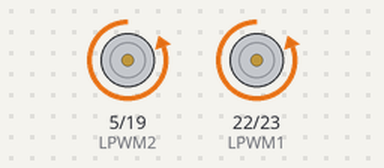
A sketch run on a simulated ESP32. On the bench: motor-driver pin pairs drawn as motors (green arrow = first pin HIGH = forward, orange = second pin HIGH = backward, longer = more drive).

Above: at 2.5 s.
At 7.5 s:
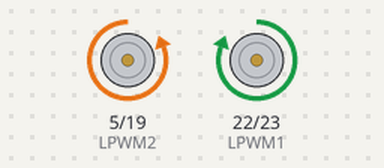
At 12.5 s:
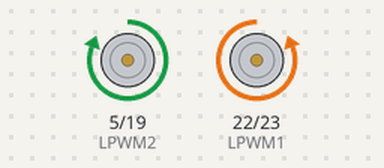
Timing chart, 0 to 19.5 s (numbered marks = the images above):
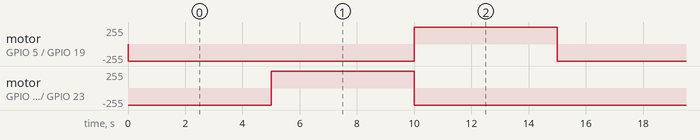

The sketch:

MotorenBTS7960.ino
```cpp
// Pinbelegung auf dem ESP32 für zwei Motoren
#define RPWM1  23  // Pin für RPWM Motor 1 (BTS7960 #1)
#define LPWM1  22  // Pin für LPWM Motor 1 (BTS7960 #1)

#define RPWM2  19  // Pin für RPWM Motor 2 (BTS7960 #2)
#define LPWM2  5   // Pin für LPWM Motor 2 (BTS7960 #2)

void setup() {
  // Setze die Pin-Modi für Motor 1
  pinMode(RPWM1, OUTPUT);
  pinMode(LPWM1, OUTPUT);

  // Setze die Pin-Modi für Motor 2
  pinMode(RPWM2, OUTPUT);
  pinMode(LPWM2, OUTPUT);

  // Beide Motoren sind über EN1 und EN2 direkt an 5V angeschlossen,
  // daher müssen wir die Pins für EN1 und EN2 nicht steuern.

  Serial.begin(115200);
}

void loop() {
  // Beide Motoren vorwärts (5 Sekunden)
  analogWrite(RPWM1, 255);  // Maximale Geschwindigkeit für Motor 1
  analogWrite(LPWM1, 0);    // Keine Rückwärtsbewegung für Motor 1
  analogWrite(RPWM2, 255);  // Maximale Geschwindigkeit für Motor 2
  analogWrite(LPWM2, 0);    // Keine Rückwärtsbewegung für Motor 2
  delay(5000);               // 5 Sekunden warten

  // Motor 1 rückwärts, Motor 2 vorwärts (5 Sekunden)
  analogWrite(RPWM1, 0);    // Keine Vorwärtsbewegung für Motor 1
  analogWrite(LPWM1, 255);  // Maximale Rückwärtsgeschwindigkeit für Motor 1
  analogWrite(RPWM2, 255);  // Maximale Geschwindigkeit für Motor 2
  analogWrite(LPWM2, 0);    // Keine Rückwärtsbewegung für Motor 2
  delay(5000);               // 5 Sekunden warten

  // Motor 1 vorwärts, Motor 2 rückwärts (5 Sekunden)
  analogWrite(RPWM1, 255);  // Maximale Geschwindigkeit für Motor 1
  analogWrite(LPWM1, 0);    // Keine Rückwärtsbewegung für Motor 1
  analogWrite(RPWM2, 0);    // Keine Vorwärtsbewegung für Motor 2
  analogWrite(LPWM2, 255);  // Maximale Rückwärtsgeschwindigkeit für Motor 2
  delay(5000);               // 5 Sekunden warten
}
```

Measured:
- by itself, motor on GPIO 5 (LPWM2) / GPIO 19 (RPWM2): alternates forward 255/255 for 5.0 s and backward 255/255 for 10.0 s
- by itself, motor on GPIO 22 (LPWM1) / GPIO 23 (RPWM1): repeats every 15.0 s: forward 255/255 5.0 s, backward 255/255 10.0 s
